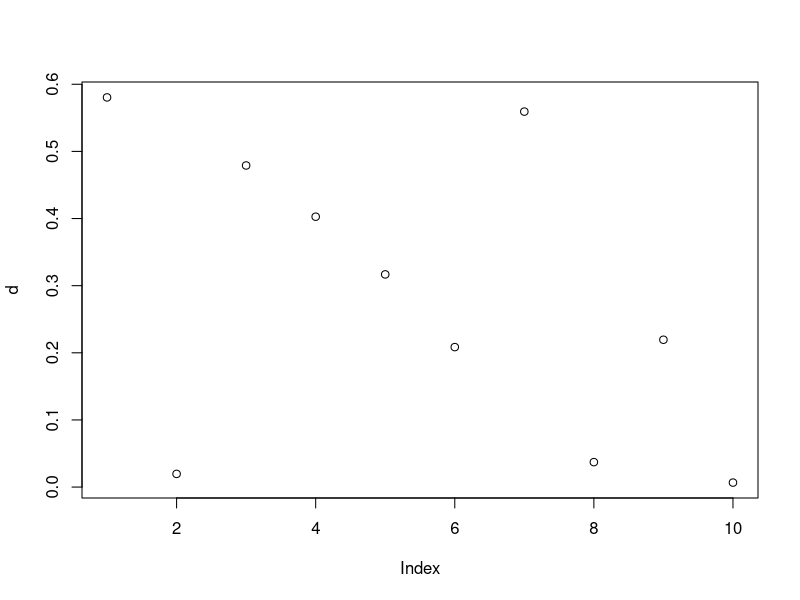

Recreate this plot in R.
#############################################
################ 演習1 : 準備 ################
#############################################

# 一様乱数を10個生成
d <- runif(10)
# プロット
plot(d)

getwd() # 作業ディレクトリ
setwd("~/Desktop") # ディレクトリ変更
